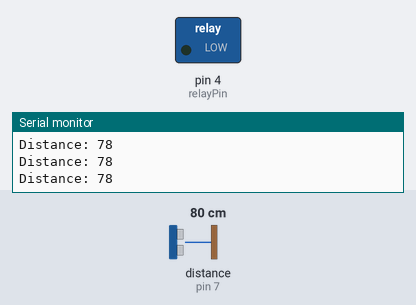
A sketch run on a simulated Arduino Uno, built with avr-gcc and run on an emulated ATmega328P. Parts: switched loads named in the sketch (green lamp = pin HIGH), the last lines printed to the serial monitor. Wiring (inferred from the names in the program): ultrasonic range finder: trigger pin 6; echo pin 7. Inputs (shaded band) come from the test bench; at power-on: distance to the obstacle (sensor on pin 7) 80 cm. The echo pulse lasts 58.3 µs per cm; pins used as bus, display or sensor lines are not drawn.

Above: at 1.2 s.
1.3 s: distance to the obstacle (sensor on pin 7) set to 20 cm
2.8 s: distance to the obstacle (sensor on pin 7) set to 17 cm
At 3.8 s:
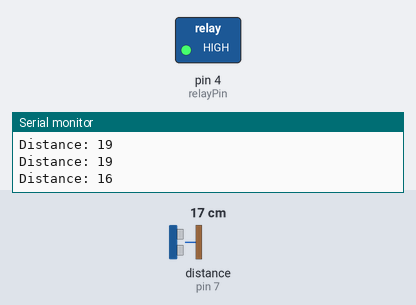
4.3 s: distance to the obstacle (sensor on pin 7) set to 35 cm
At 7.0 s:
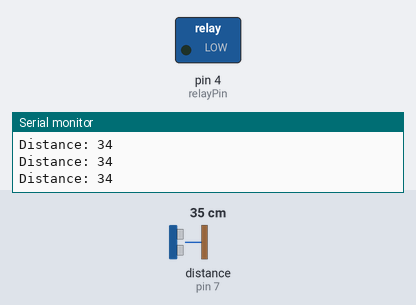
7.3 s: distance to the obstacle (sensor on pin 7) set to 2 cm
At 8.5 s:
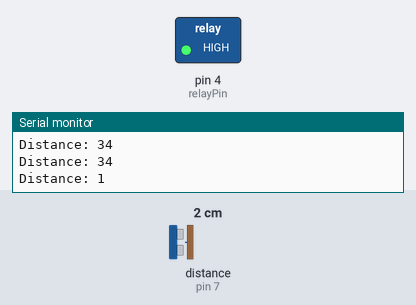
Timing chart, 0 to 9.8 s (numbered marks = the images above; inputs shaded):
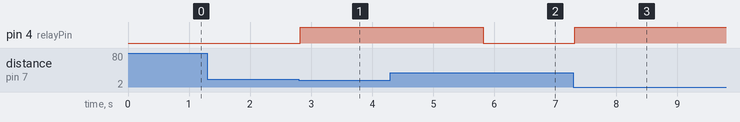

The sketch:

Water_Dispenser.ino
```cpp
const int trigPin = 6;
const int echoPin = 7;
const int relayPin = 4;

long duration;
int distance;

void setup() {
  // put your setup code here, to run once:
  Serial.begin (9600);
  pinMode (trigPin, OUTPUT);
  pinMode (echoPin, INPUT);
  pinMode(relayPin, OUTPUT);
  digitalWrite(relayPin, LOW);
}

void loop() {
  // put your main code here, to run repeatedly:
  digitalWrite(trigPin, LOW);
  delayMicroseconds(2);
  digitalWrite(trigPin, HIGH);
  delayMicroseconds(10);
  digitalWrite(trigPin, LOW);
  duration = pulseIn(echoPin, HIGH);
  distance= duration*0.034/2;
  Serial.print("Distance: ");
  Serial.println(distance);
  if(distance < 18){
    dispenseWater();
    delay(1000);
  }
}

void dispenseWater(){
  digitalWrite(relayPin, HIGH);
  delay(3000);
  digitalWrite(relayPin, LOW);
}
```

Measured:
- the behaviour switches between 19 and 18 cm on distance to the obstacle (sensor on pin 7) (found by bisection; images 0 and 1)
- after the input at 2.8 s, pin 4 (relayPin): LOW → HIGH at once
- after the input at 4.3 s, pin 4 (relayPin): goes on until 5.8 s, then stays LOW
- after the input at 7.3 s, pin 4 (relayPin): LOW → HIGH at once
